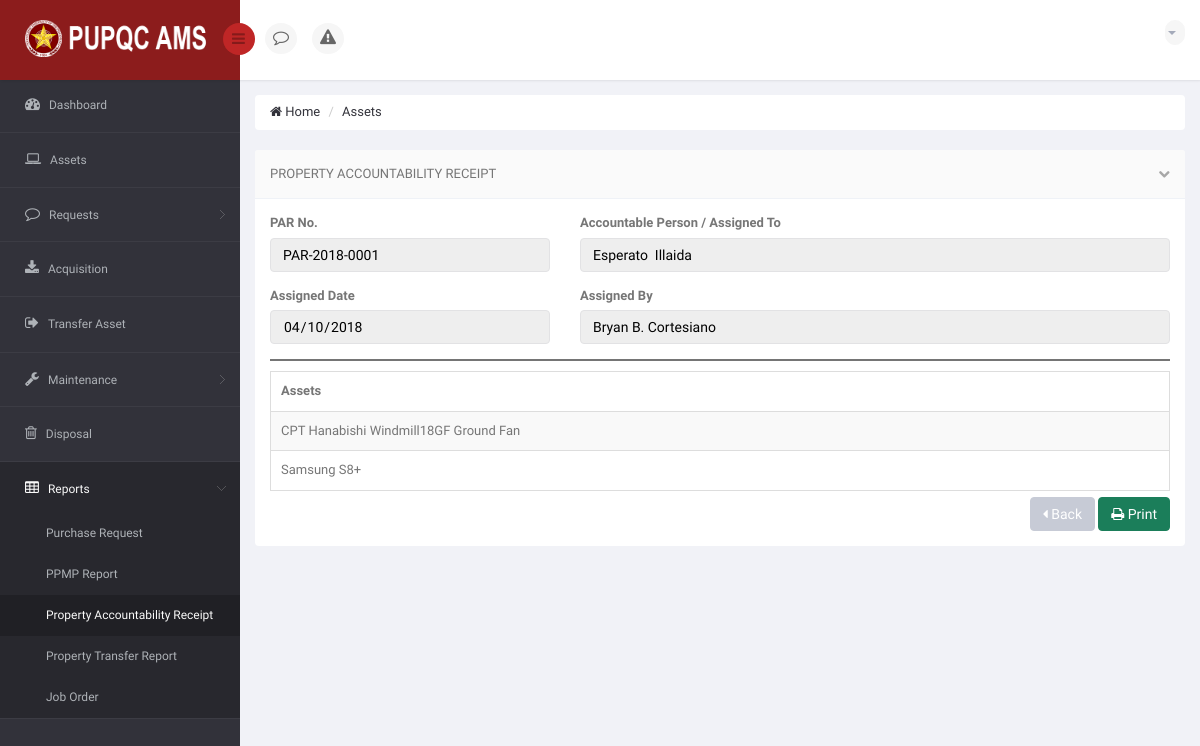
Screenshot of /DIR/PropertyOfficer/POPARReports.php?receiveparid=1 (signed in) with the database file from the repository.
### tables this page shows
CREATE TABLE `ams_t_par_sub` (
  `PARS_ID` int(11) NOT NULL,
  `PARS_CANCEL` int(11) NOT NULL DEFAULT '0',
  `PARS_CANCEL_DATE` date DEFAULT NULL,
  `PARS_CANCEL_BY` varchar(120) DEFAULT NULL,
  `A_ID` int(11) NOT NULL,
  `PAR_ID` int(11) NOT NULL,
  `EP_ID` int(11) NOT NULL
);

CREATE TABLE `ams_t_par` (
  `PAR_ID` int(11) NOT NULL,
  `PAR_NO` varchar(15) NOT NULL,
  `PAR_DATE` date NOT NULL,
  `PAR_ISSUED_BY` varchar(120) NOT NULL
);

CREATE TABLE `ams_r_employee_profile` (
  `EP_ID` int(11) NOT NULL,
  `EP_FNAME` varchar(50) NOT NULL,
  `EP_MNAME` varchar(35) DEFAULT NULL,
  `EP_LNAME` varchar(35) NOT NULL,
  `EP_GENDER` varchar(10) NOT NULL,
  `EP_MOBILE` char(11) DEFAULT NULL,
  `EP_EMAIL` varchar(75) NOT NULL,
  `EP_TYPE` varchar(50) NOT NULL,
  `EP_STATUS` varchar(10) NOT NULL DEFAULT 'Active',
  `EP_PICTURE` varchar(200) NOT NULL DEFAULT '	images/EmployePictures/default.png	',
  `O_ID` int(11) DEFAULT NULL
);

CREATE TABLE `ams_r_asset` (
  `A_ID` int(11) NOT NULL,
  `A_DESCRIPTION` varchar(250) NOT NULL,
  `A_DATE` date NOT NULL,
  `A_STATUS` varchar(25) NOT NULL DEFAULT 'Serviceable',
  `A_ACQUISITION_TYPE` varchar(25) NOT NULL,
  `A_AVAILABILITY` varchar(25) NOT NULL DEFAULT 'Available',
  `A_DISPOSAL_STATUS` int(11) NOT NULL DEFAULT '0',
  `AL_ID` int(11) DEFAULT NULL,
  `C_ID` int(11) DEFAULT NULL,
  `URS_ID` int(11) DEFAULT NULL,
  `PPMP_ID` int(11) DEFAULT NULL
);

### DIR/PropertyOfficer/POPARReports.php (the view, shortened to what this page needs)
<?php
    if (isset($_GET['receiveparid']))
    {
        $ids = $_GET['receiveparid'];
    }
?>
<!DOCTYPE html>
<html lang="en">
<head>
    <link href="../../bs3/css/bootstrap.min.css" rel="stylesheet">
    <link href="../../css/bootstrap-reset.css" rel="stylesheet">
    <link href="../../font-awesome/css/font-awesome.css" rel="stylesheet" />
    <link href="../../js/advanced-datatable/css/demo_page.css" rel="stylesheet" />
    <link href="../../js/advanced-datatable/css/demo_table.css" rel="stylesheet" />
    <link rel="stylesheet" href="../../js/data-tables/DT_bootstrap.css" />
    <link href="../../css/style.css" rel="stylesheet">
    <link href="../../css/style-responsive.css" rel="stylesheet" />
    <link href="../../js/iCheck/skins/minimal/minimal.css" rel="stylesheet">
    <link href="../../js/iCheck/skins/minimal/red.css" rel="stylesheet">
    <link href="../../js/iCheck/skins/minimal/green.css" rel="stylesheet">
    <link href="../../js/iCheck/skins/minimal/blue.css" rel="stylesheet">
    <link href="../../js/iCheck/skins/minimal/yellow.css" rel="stylesheet">
    <link href="../../js/iCheck/skins/minimal/purple.css" rel="stylesheet">
    <link href="../../js/iCheck/skins/square/square.css" rel="stylesheet">
    <link href="../../js/iCheck/skins/square/red.css" rel="stylesheet">
    <link href="../../js/iCheck/skins/square/green.css" rel="stylesheet">
    <link href="../../js/iCheck/skins/square/blue.css" rel="stylesheet">
    <link href="../../js/iCheck/skins/square/yellow.css" rel="stylesheet">
    <link href="../../js/iCheck/skins/square/purple.css" rel="stylesheet">
    <link href="../../js/iCheck/skins/flat/grey.css" rel="stylesheet">
    <link href="../../js/iCheck/skins/flat/red.css" rel="stylesheet">
    <link href="../../js/iCheck/skins/flat/green.css" rel="stylesheet">
    <link href="../../js/iCheck/skins/flat/blue.css" rel="stylesheet">
    <link href="../../js/iCheck/skins/flat/yellow.css" rel="stylesheet">
    <link href="../../js/iCheck/skins/flat/purple.css" rel="stylesheet">
    <link rel="stylesheet" type="text/css" href="../../js/select2/select2.css" />
    <link rel="stylesheet" type="text/css" href="../../js/bootstrap-daterangepicker/daterangepicker-bs3.css" />
    <link rel="stylesheet" type="text/css" href="../../js/bootstrap-datetimepicker/css/datetimepicker.css" />
    <link rel="stylesheet" type="text/css" href="../../js/bootstrap-datepicker/css/datepicker.css" />
    <link href="../../js/plugins/sweetalert/sweetalert.css" type="text/css" rel="stylesheet" media="screen,projection">
</head>
<body>
<section id="container" >
<header class="header fixed-top clearfix">
<div class="brand">
    <a href="PODashboard.php" class="logo">
        <img src="../../images/pupqcnew.png" style="width: 193px; height: 37px;" alt="">
    </a>
    <div class="sidebar-toggle-box">
        <div class="fa fa-bars"></div>
    </div>
</div>
<div class="nav notify-row" id="top_menu">
    <ul class="nav top-menu">
        <li id="header_notification_bar" class="dropdown">
            <a data-toggle="dropdown" class="dropdown-toggle dt" href="#">
                <i class="fa fa-comment-o"></i>
            </a>
        </li>
        <li id="header_notification_bar" class="dropdown">
            <a data-toggle="dropdown" class="dropdown-toggle dt2" href="#">
                <i class="fa fa-warning"></i>
            </a>
        </li>
        <li id="" class="">
            <a style="background-color: white;">
            </a>
        </li>
    </ul>
</div>
<div class="top-nav clearfix">
    <ul class="nav pull-right top-menu">
        <li class="dropdown">
            <a data-toggle="dropdown" class="dropdown-toggle" href="#">
                <?php
                    include('../Connection/db.php');
                  ?>
                <b class="caret"></b>
            </a>
        </li>
    </ul>
</div>
</header>
<aside>
    <div id="sidebar" class="nav-collapse">
        <div class="leftside-navigation">
    <ul class="sidebar-menu" id="nav-accordion">
        <li>
            <a href="PODashboard.php">
                <i class="fa fa-dashboard"></i>
                <span>Dashboard</span>
            </a>
        </li>
        <li>
            <a href="POAsset.php">
                <i class="fa fa-laptop"></i>
                <span>Assets</span>
            </a>
        </li>
        <li class="sub-menu">
            <a href="javascript:;">
                <i class="fa fa-comment-o"></i>
                <span>Requests</span>
            </a>
        </li>
        <li>
            <a href="POAcquisition.php">
                <i class="fa fa-download"></i>
                <span>Acquisition</span>
            </a>
        </li>
        <li>
            <a href="POTransferAsset.php">
                <i class="fa fa-sign-out"></i>
                <span>Transfer Asset</span>
            </a>
        </li>
        <li class="sub-menu">
            <a href="javascript:;">
                <i class="fa fa-wrench"></i>
                <span>Maintenance</span>
            </a>
        </li>
        <li>
            <a href="PODisposal.php">
                <i class="fa fa-trash-o"></i>
                <span>Disposal</span>
            </a>
        </li>
        <li class="sub-menu">
            <a href="javascript:;" class="active">
                <i class="fa fa fa-table"></i>
                <span>Reports</span>
            </a>
            <ul class="sub">
                <li><a href="POPurchaseRequest.php">Purchase Request</a></li>
                <li><a href="POPPMPReport.php">PPMP Report</a></li>
                <li class="active"><a href="POPropertyAccountabilityReceipt.php">Property Accountability Receipt</a></li>
                <li><a href="POPropertyTransferReport.php">Property Transfer Report</a></li>
                <li><a href="POJobOrder.php">Job Order</a></li>
            </ul>
        </li>
    </ul>
</div>
    </div>
</aside>
    <section id="main-content">
        <section class="wrapper">
            <div class="row">
                <div class="col-md-12">
                    <ul class="breadcrumb">
                        <li><a href="PODashboard.php"><i class="fa fa-home"></i> Home</a></li>
                        <li><a href="POAsset.php">Assets</a></li>
                    </ul>
                </div>
            </div>
            <div class="row">
                <div class="col-sm-12">
                    <section class="panel">
                        <header class="panel-heading">
                            Property Accountability Receipt
                            <span class="tools pull-right">
                                <a href="javascript:;" class="fa fa-chevron-down"></a>
                            </span>
                        </header>
                        <?php
                            $sql = "SELECT * FROM `ams_t_par` AS PAR INNER JOIN `ams_t_par_sub` AS PARS ON PARS.PAR_ID = PAR.PAR_ID INNER JOIN `ams_r_employee_profile` AS EP ON PARS.EP_ID = EP.EP_ID WHERE PAR.PAR_ID = $ids GROUP BY PAR.PAR_ID";
                            $result = mysqli_query($connection, $sql) or die("Bad Query: $sql");
                            while($row = mysqli_fetch_assoc($result))
                            {
                              $parno = $row['PAR_NO'];
                              $fname = $row['EP_FNAME'];
                              $mname = $row['EP_MNAME'];
                              $lname = $row['EP_LNAME'];
                              $wholename = $fname.' '.$mname.' '.$lname;
                              $pardate = $row['PAR_DATE'];
                              $parassignby = $row['PAR_ISSUED_BY'];
                        ?>
                        <div class="panel-body">
                            <div class="row group">
                                <div class="col-md-4">
                                    <div class="form-group">
                                        <label>PAR No.</label>
                                        <input type="hid" value="<?php echo $parno; ?>" class="form-control" style="color: black;" disabled  />
                                    </div>
                                </div>
                                <div class="col-md-8">
                                    <div class="form-group">
                                        <label>Accountable Person / Assigned To</label>
                                        <input type="text" value="<?php echo $wholename; ?>" class="form-control" style="color: black;" disabled  />
                                    </div>
                                </div>
                                <div class="col-md-4">
                                    <div class="form-group">
                                        <label>Assigned Date</label>
                                        <input type="Date" value="<?php echo $pardate; ?>" class="form-control" style="color: black;" disabled />
                                    </div>
                                </div>
                                <div class="col-md-8">
                                    <div class="form-group">
                                        <label>Assigned By</label>
                                        <input type="text" value="<?php echo $parassignby; ?>" class="form-control" style="color: black;" disabled />
                                    </div>
                                </div>
                        <?php
                            }
                        ?>
                                <div class="col-md-12">
                                    <div style="padding: 1px; margin-bottom: 10px; background-color: #757575;">
                                    </div>
                                </div>
                                <div class="col-md-12">
                                    <div class="adv-table">
                                        <table class="display table table-bordered table-striped">
                                            <thead>
                                                <tr>
                                                    <th>Assets</th>
                                                </tr>
                                            </thead>
                                            <tbody>
                                            <?php
                                                $sql1 = "SELECT * FROM `ams_t_par` AS PAR INNER JOIN `ams_t_par_sub` AS PARS ON PARS.PAR_ID = PAR.PAR_ID INNER JOIN `ams_r_employee_profile` AS EP ON PARS.EP_ID = EP.EP_ID INNER JOIN `ams_r_asset` AS A ON PARS.A_ID = A.A_ID WHERE PAR.PAR_ID = $ids";
                                                $result1 = mysqli_query($connection, $sql1) or die("Bad Query: $sql");
                                                while($row1 = mysqli_fetch_assoc($result1))
                                                {
                                                    $adesc = $row1['A_DESCRIPTION'];
                                            ?>
                                                <tr>
                                                    <td> <?php echo $adesc; ?> </td>
                                                </tr>
                                            <?php
                                                }
                                            ?>
                                            </tbody>
                                        </table>
                                    </div>
                                </div>
                            </div>
                            <span class="pull-right">
                                <a href="POPropertyAccountabilityReceipt.php" class="btn btn-default"><i class="fa fa-caret-left"></i> Back</a>
                                <button type="button" class="btn btn-success" onclick="printonly()"><i class="fa fa-print"></i> Print</button>
                            </span>
                        </div>
                    </section>
                </div>
            </div>
            <div class="row">
                <div class="col-sm-12">
                </div>
            </div>
        </section>
    </section>
</section>
</body>
</html>

### js/advanced-datatable/css/demo_table.css (style rules this page uses)
table.display { margin: 0 auto; clear: both; width: 100%; }
table.display thead th { padding: 3px 18px 3px 10px; border-bottom: 1px solid black; font-weight: bold; cursor: pointer; * cursor: hand; }
table.display td { padding: 3px 10px; }

### rows the page displays
ams_t_par_sub: PAR_ID.PAR_NO "PAR-2018-0001", EP_ID.EP_LNAME "Esperato Illaida", PAR_ID.PAR_DATE "04/10/2018", PAR_ID.PAR_ISSUED_BY "Bryan B. Cortesiano", A_ID.A_DESCRIPTION "CPT Hanabishi Windmill18GF Ground Fan"
ams_t_par_sub: A_ID.A_DESCRIPTION "Samsung S8+"
